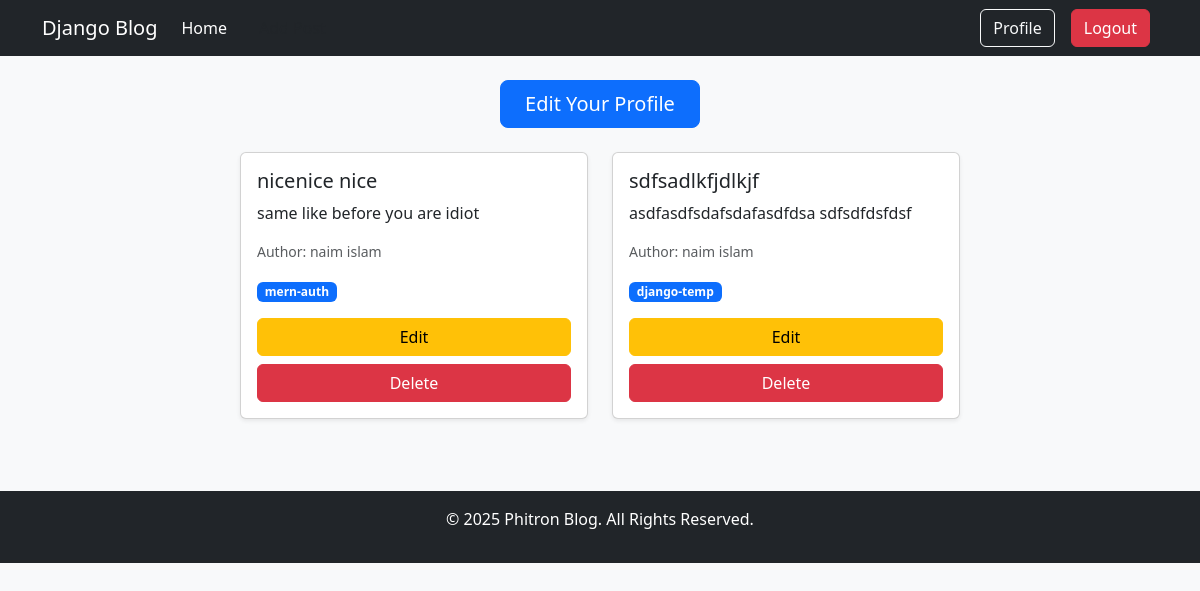
The page /author/profile/ (signed in) on the database as committed earlier.
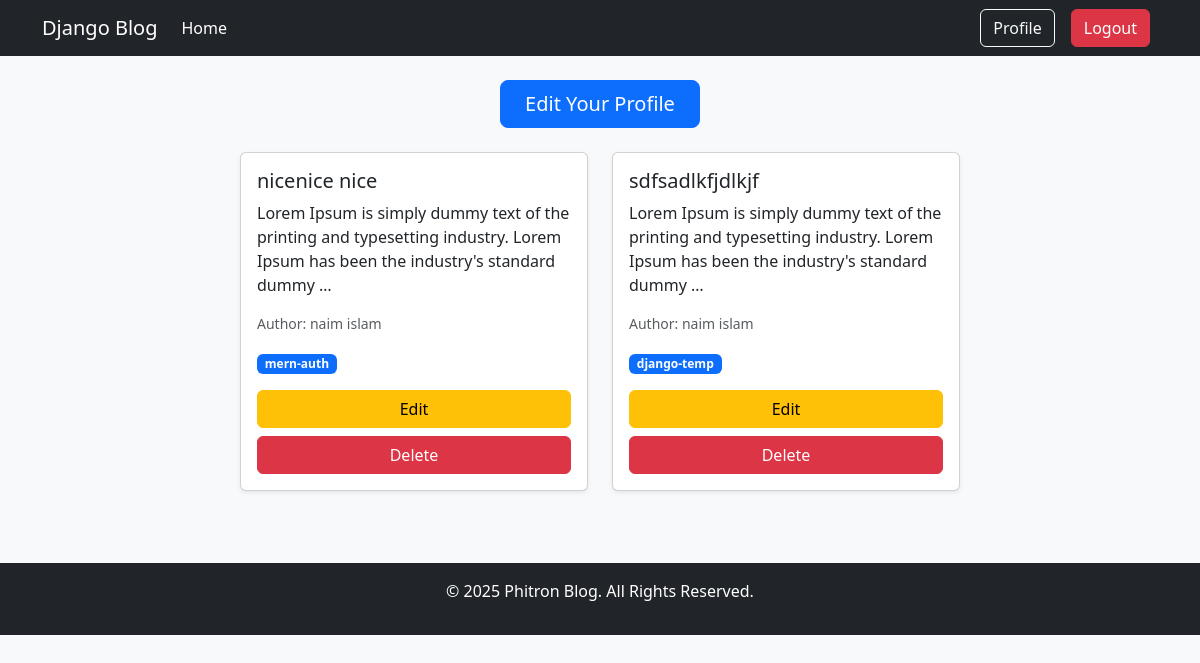
The same page on the database as committed later.
### posts/models.py (models this page shows, shortened)
class Post(models.Model):
     title = models.CharField(max_length=50)
     content = models.TextField()
     category = models.ManyToManyField(Category)
     author =  models.ForeignKey(User , on_delete=models.CASCADE)
     image = models.ImageField(upload_to='uploads/',blank=True,null=True )

### author/views.py (the view)
# urls.py: path('profile/',views.profile,name='profile'),
@login_required
def profile(request):
   data = Post.objects.filter(author = request.user)
   return render(request,'profile.html',{'data': data})

### templates/profile.html
{% extends 'base.html' %}
{% load crispy_forms_tags %}
{% block content %}
<div class="container my-4">
  <div class="text-center mb-4">
    <a class="btn btn-primary btn-lg px-4" href="{% url 'edit_profile' %}">Edit Your Profile</a>
  </div>
  <div class="row justify-content-center">
    {% for post in data %}
      <div class="col-lg-4 col-md-6 mb-4">
        <div class="card shadow-sm h-100">
          <div class="card-body">
            <h5 class="card-title">{{ post.title }}</h5>
            <p class="card-text">{{ post.content | truncatewords:20 }}</p>
            <p class="small text-muted">
              Author: {{ post.author.first_name }} {{ post.author.last_name }}
            </p>
            <div class="mb-3">
              {% for cat in post.category.all %}
                <span class="badge bg-primary">{{ cat.name }}</span>
              {% endfor %}
            </div>
            <div class="d-grid gap-2">
              <a href="{% url 'edit_post' post.id %}" class="btn btn-warning">Edit</a>
              <a href="{% url 'delete_post' post.id %}" class="btn btn-danger">Delete</a>
            </div>
          </div>
        </div>
      </div>
    {% endfor %}
  </div>
</div>
{% endblock %}

Rows that differ between the two databases and show on the page:
changed Post "nicenice nice": content "same like before you are idiot" → "Lorem Ipsum is simply dummy text of the printing and typesetting industry. Lorem Ipsum has been the industry's standard dummy …"
changed Post "sdfsadlkfjdlkjf": content "asdfasdfsdafsdafasdfdsa sdfsdfdsfdsf" → "Lorem Ipsum is simply dummy text of the printing and typesetting industry. Lorem Ipsum has been the industry's standard dummy …"
